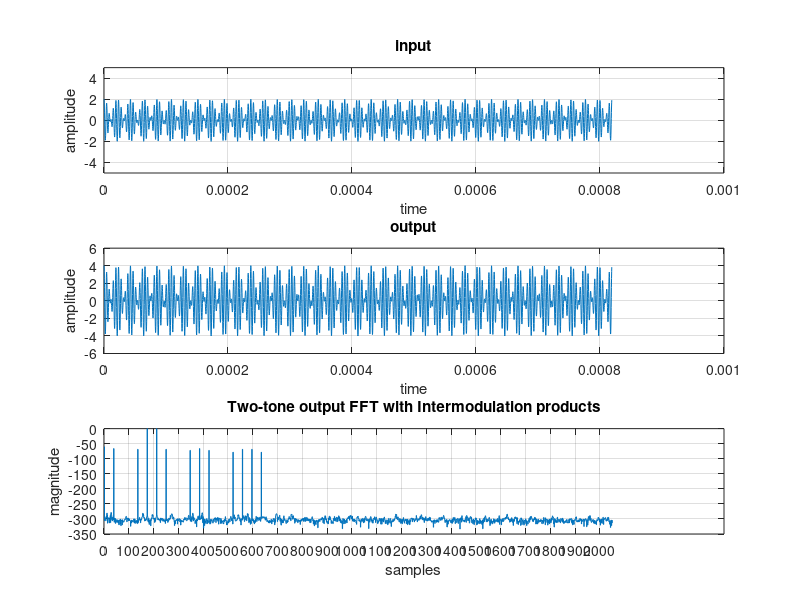

Write MATLAB code to recreate this figure.
#!/usr/bin/env octave

% Intermodulation products
clc; clear;
pkg load communications;

fs = 5e6; % sample rate
N = 4096; % samples

M1 = 173; % tone1 bin
M2 = 211; % tone2 bin

f1 = fs/N*M1; % tone1 freq ~211KHz
f2 = fs/N*M2; % tone2 freq ~258Khz

t = (0:N-1)/fs; % time vector

x1 = cos(2*pi*f1*t); % tone1
x2 = cos(2*pi*f2*t); % tone2
x = x1 + x2; % input two-tone signal

% x = awgn(x,80); % add white noise with snr = 80dB

figure('Position',[600,0,800,800]);

subplot(3,1,1);
plot(t,x); % plot two-tone input signal
xlabel('time');
ylabel('amplitude');
ylim([-5 5]);
title('input');
grid on;

% amplifier output with 2nd and 3rd order products
y = 2*x + 1e-3*(x.^2) + 1e-3*(x.^3);

subplot(3,1,2);
plot(t,y); % plot output signal with non-linearities
xlabel('time');
ylabel('amplitude');
title('output');
grid on;

yf = fft(y,N); % output fft
Y = abs(yf(1:N/2+1)); % single-sided
Ydb = mag2db(Y); % convert to db
Ydb = Ydb - max(Ydb);
n = 1:1:N/2+1;

subplot(3,1,3);
stairs(n,Ydb); % plot fft
xlabel('samples');
ylabel('magnitude');
grid on;
title('Two-tone output FFT with Intermodulation products');
set(gca,'xtick',0:100:2048)

M1 = M1 + 1; M2 = M2 + 1; % moved 1 bin up in fft

m1dB = Ydb(M1); % tone1 mag
m2dB = Ydb(M2); % tone2 mag
fprintf('f1 = %e Hz, f1dB = %f dB\n', f1, m1dB);
fprintf('f2 = %e Hz, f2dB = %f dB\n\n', f2, m2dB);

IM1 = Ydb(2*M1-M2);
IM2 = Ydb(2*M2-M1);

IM3 = (IM1+IM2)/2;

fprintf('IM3 = %f dB\n', IM3);
pause();
